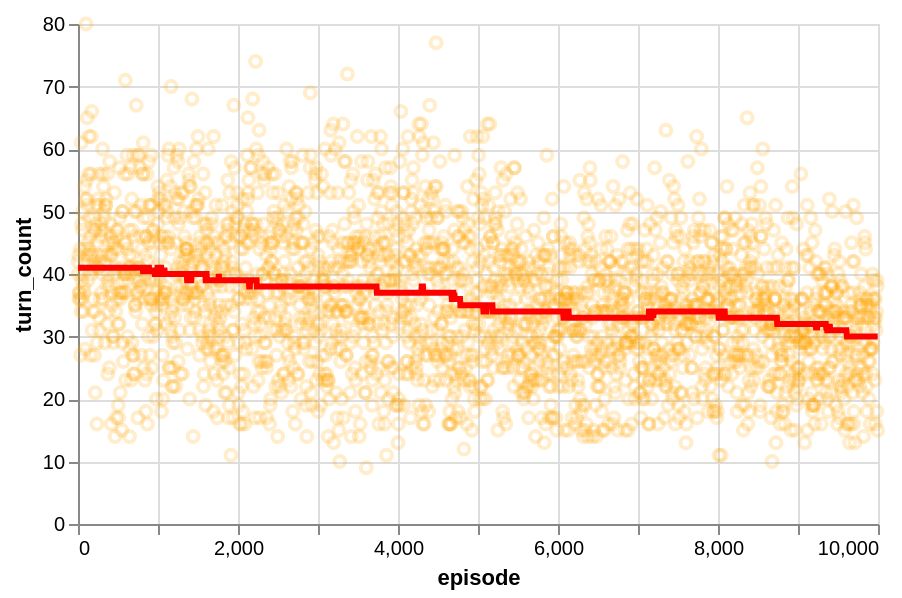

The notebook cell this image was saved under:
### Markdown cell above
# Train an agent

### Code cell
trained_agent = main(
    n_episodes=10_000,
    learning_rate = 0.001,
    epsilon = 0.3,
    discount_factor = 0.95)
plot_training_metric(trained_agent, "turn_count", downsample=True)

### Figure 1 — Vega-Lite specification as saved in the notebook (floating-point values rounded to 4 significant figures; data arrays with more than 128 entries replaced by an {"elided": "..."} marker saying what was removed)
{"config": {"view": {"continuousWidth": 300, "continuousHeight": 300}}, "layer": [{"mark": {"type": "point", "color": "orange", "opacity": 0.2}, "encoding": {"x": {"field": "episode", "type": "quantitative"}, "y": {"field": "turn_count", "scale": {"domain": [0, 80]}, "title": "turn_count", "type": "quantitative"}}}, {"mark": {"type": "line", "color": "red", "size": 3}, "encoding": {"x": {"field": "episode", "type": "quantitative"}, "y": {"field": "rolling_mean", "type": "quantitative"}}, "transform": [{"window": [{"op": "median", "field": "turn_count", "as": "rolling_mean"}], "frame": [-250, 250]}]}], "data": {"name": "data-31012d5d6d2ada6ec442cc9423486ed9"}, "height": 250, "width": 400, "$schema": "https://vega.github.io/schema/vega-lite/v5.20.1.json", "datasets": {"data-31012d5d6d2ada6ec442cc9423486ed9": {"elided": "2500 records"}}}
